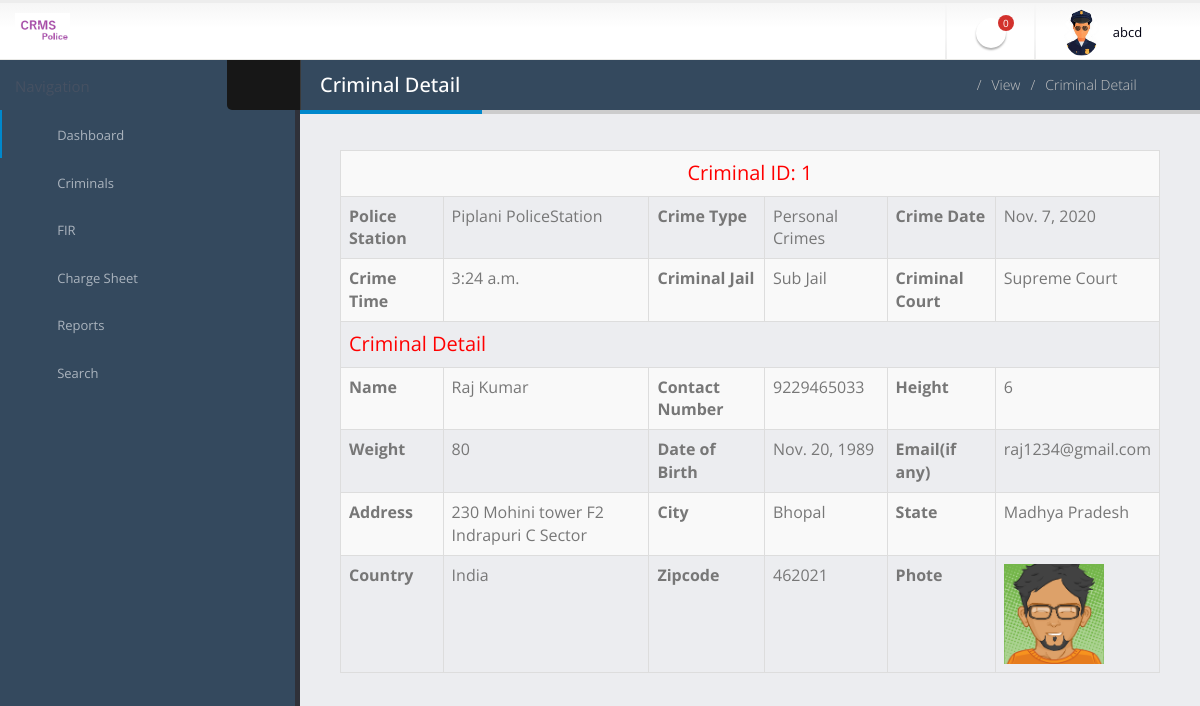
Page /view_criminal/1 (signed in) on the committed database.
### crimerecord/models.py (models this page shows, shortened)
class Criminal(models.Model):
    criminalid = models.CharField(max_length=20)
    policeid = models.ForeignKey(Police, on_delete=models.CASCADE, null=True, blank=True)
    policestationid = models.ForeignKey(PoliceStation, on_delete=models.CASCADE, null=True, blank=True)
    catname = models.ForeignKey(Category, on_delete=models.CASCADE, null=True, blank=True)
    crimedate = models.DateField()
    crimetime = models.TimeField()
    prison = models.CharField(max_length=100)
    court = models.CharField(max_length=100)
    name = models.CharField(max_length=100)
    contactno = models.CharField(max_length=15, null=True, blank=True)
    height = models.CharField(max_length=100)
    weight = models.CharField(max_length=100)
    dob = models.DateField()
    email = models.CharField(max_length=100, null=True, blank=True)
    address = models.CharField(max_length=200)
    city = models.CharField(max_length=100)
    state = models.CharField(max_length=100)
    country = models.CharField(max_length=100)
    zipcode = models.CharField(max_length=50)
    photo = models.FileField()
    recorddate = models.DateField()

class PoliceStation(models.Model):
    policestationname = models.CharField(max_length=150)
    policestationcode = models.CharField(max_length=20)
    creationdate = models.DateTimeField(auto_now_add=True)

class Category(models.Model):
    catname = models.CharField(max_length=100)
    catdes = models.CharField(max_length=300)
    creationdate = models.DateTimeField(auto_now_add=True)

### crimerecord/views.py (the view)
# urls.py: path('view_criminal/<int:pid>',view_criminal,name='view_criminal'),
def view_criminal(request,pid):
    if not request.user.is_authenticated:
        return redirect('police_login')
    userid = User.objects.get(id=request.user.id)
    policeid = Police.objects.get(user=userid)
    newfir = Fir.objects.filter(policestationid=policeid.policestationid, status=None)
    newfircount = Fir.objects.filter(policestationid=policeid.policestationid, status=None).count()
    criminal = Criminal.objects.get(id=pid)
    d = {'criminal':criminal,'newfir':newfir,'newfircount':newfircount}
    return render(request,'view_criminal.html', d)

### crimerecord/templates/view_criminal.html (shortened to what this page needs)
{% load static %}
{% block body %}
<html class="fixed">
	<head>
		<link rel="stylesheet" href="{% static 'police/assets/vendor/bootstrap/css/bootstrap.css' %}" />
		<link rel="stylesheet" href="{% static 'police/assets/vendor/font-awesome/css/font-awesome.css' %}" />
		<link rel="stylesheet" href="{% static 'police/assets/vendor/magnific-popup/magnific-popup.css' %}" />
		<link rel="stylesheet" href="{% static 'police/assets/vendor/bootstrap-datepicker/css/datepicker3.css' %}" />
		<link rel="stylesheet" href="{% static 'police/assets/vendor/select2/select2.css' %}"/>
		<link rel="stylesheet" href="{% static 'police/assets/vendor/jquery-datatables-bs3/assets/css/datatables.css' %}"/>
		<link rel="stylesheet" href="{% static 'police/assets/stylesheets/theme.css' %}" />
		<link rel="stylesheet" href="{% static 'police/assets/stylesheets/skins/default.css' %}" />
		<link rel="stylesheet" href="{% static 'police/assets/stylesheets/theme-custom.css' %}">
	</head>
	<body>
		<section class="body">
		{% include 'headerpolice.html' %}
			<div class="inner-wrapper">
				{% include 'sidebarpolice.html' %}
				<section role="main" class="content-body">
					<header class="page-header">
						<h2>Criminal Detail</h2>
						<div class="right-wrapper pull-right">
							<ol class="breadcrumbs">
								<li>
									<a href="{% url 'police_home' %}">
										<i class="fa fa-home"></i>
									</a>
								</li>
								<li><span>View</span></li>
								<li><span>Criminal Detail</span></li>
							</ol>
							<a class="sidebar-right-toggle" data-open="sidebar-right"><i class="fa fa-chevron-left"></i></a>
						</div>
					</header>
					<div class="row">
						<div class="col-md-12">
							 <table border="1" class="table table-bordered table-striped table-vcenter js-dataTable-full-pagination">
							<tr>
<td colspan="6" style="font-size:20px;color:red;text-align: center;">
 Criminal ID: {{criminal.criminalid}}</td>
</tr>
 <tr>
    <th>Police Station</th>
    <td>{{criminal.policestationid.policestationname}}</td>
     <th>Crime Type</th>
    <td>{{criminal.catname.catname}}</td>
    <th>Crime Date</th>
    <td>{{criminal.crimedate}}</td>
  </tr>
  <tr>
    <th>Crime Time</th>
    <td>{{criminal.crimetime}}</td>
     <th>Criminal Jail</th>
    <td>{{criminal.prison}}</td>
    <th>Criminal Court</th>
    <td>{{criminal.court}}</td>
  </tr>
  <tr>
  <td colspan="6" style="font-size:20px;color:red;">
 Criminal Detail</td></tr>
  <tr>
    <th>Name</th>
    <td>{{criminal.name}}</td>
     <th>Contact Number</th>
    <td>{{criminal.contactno}}</td>
    <th>Height</th>
    <td>{{criminal.height}}</td>
  </tr>
  <tr>
    <th>Weight</th>
    <td>{{criminal.weight}}</td>
     <th>Date of Birth</th>
    <td>{{criminal.dob}}</td>
    <th>Email(if any)</th>
    <td>{{criminal.email}}</td>
  </tr>
   <tr>
    <th>Address</th>
    <td>{{criminal.address}}</td>
     <th>City</th>
    <td>{{criminal.city}}</td>
    <th>State</th>
    <td>{{criminal.state}}</td>
  </tr>
  <tr>
    <th>Country</th>
    <td>{{criminal.country}}</td>
     <th>Zipcode</th>
    <td>{{criminal.zipcode}}</td>
    <th>Phote</th>
    <td><img src="{{criminal.photo.url}}" width="100" height="100" ></td>
  </tr>
  </table>
						</div>
					</div>
				</section>
			</div>
		</section>
	</body>
</html>
{% endblock %}

### crimerecord/templates/headerpolice.html (shortened to what this page needs)
{% load static %}
<header class="header">
                <div class="logo-container">
                    <a href="{% url 'police_home' %}" class="logo">
                        <img src="{% static 'police/assets/images/logo5.png' %}" height="35" />
                    </a>
                </div>
                <div class="header-right">
                    <span class="separator"></span>
                    <ul class="notifications">
                        <li>
                            <a href="#" class="dropdown-toggle notification-icon" data-toggle="dropdown">
                                <i class="fa fa-bell"></i>
                                <span class="badge">{{newfircount}}</span>
                            </a>
                        </li>
                    </ul>
                    <span class="separator"></span>
                    <div id="userbox" class="userbox">
                        <a href="#" data-toggle="dropdown">
                            <figure class="profile-picture">
                                <img src="{% static 'police/assets/images/police.png' %}" alt="Profile Pic" class="img-circle" data-lock-picture="{% static 'police/assets/images/police.png' %}" />
                            </figure>
                            <div class="profile-info" >
                                <span class="name">{{request.user.first_name}}</span>
                            </div>
                            <i class="fa custom-caret"></i>
                        </a>
                    </div>
                </div>
            </header>

### crimerecord/templates/sidebarpolice.html (shortened to what this page needs)
  <aside id="sidebar-left" class="sidebar-left">
          <div class="sidebar-header">
            <div class="sidebar-title">
            </div>
            <div class="sidebar-toggle hidden-xs" data-toggle-class="sidebar-left-collapsed" data-target="html" data-fire-event="sidebar-left-toggle">
              <i class="fa fa-bars" aria-label="Toggle sidebar"></i>
            </div>
          </div>
          <div class="nano">
            <div class="nano-content">
              <nav id="menu" class="nav-main" role="navigation">
                <ul class="nav nav-main">
                  <li class="nav-active">
                    <a href="{% url 'police_home' %}">
                      <i class="fa fa-home" aria-hidden="true"></i>
                      <span>Dashboard</span>
                    </a>
                  </li>
                  <li class="nav-parent">
                    <a>
                      <i class="fa fa-list-alt" aria-hidden="true"></i>
                      <span>Criminals</span>
                    </a>
                  </li>
                  <li class="nav-parent">
                    <a>
                      <i class="fa fa-table" aria-hidden="true"></i>
                      <span>FIR</span>
                    </a>
                  </li>
                  <li class="nav-parent">
                    <a>
                      <i class="fa fa-align-left" aria-hidden="true"></i>
                      <span>Charge Sheet</span>
                    </a>
                  </li>
                  <li class="nav-parent">
                    <a>
                      <i class="fa fa-columns" aria-hidden="true"></i>
                      <span>Reports</span>
                    </a>
                  </li>
                 <li class="nav-parent">
                    <a>
                      <i class="fa fa-search" aria-hidden="true"></i>
                      <span>Search</span>
                    </a>
                  </li>
                </ul>
              </nav>
            </div>
          </div>
        </aside>

### crimerecord/static/police/assets/stylesheets/skins/default.css (style rules this page uses)
a, .btn-link { color: #0088cc; }
.page-header h2 { border-bottom-color: #0088cc; }
ul.nav-main > li.nav-active > a { box-shadow: 2px 0 0 #0088cc inset; }
.notifications .notification-menu:before, .notifications .notification-icon:before { border-bottom-color: #0088cc; }

### rows in the picture
Criminal: criminalid "1", policestationid.policestationname "Piplani PoliceStation", catname.catname "Personal Crimes", crimedate "Nov. 7, 2020", crimetime "3:24 a.m.", prison "Sub Jail", court "Supreme Court", name "Raj Kumar", contactno "9229465033", height "6", weight "80", dob "Nov. 20, 1989", email "raj1234@gmail.com", address "230 Mohini tower F2 Indrapuri C Sector", city "Bhopal", state "Madhya Pradesh", country "India", zipcode "462021", photo (picture)

### other values in the picture
{{ newfircount }} "0"
{{ request.user.first_name }} "abcd"
